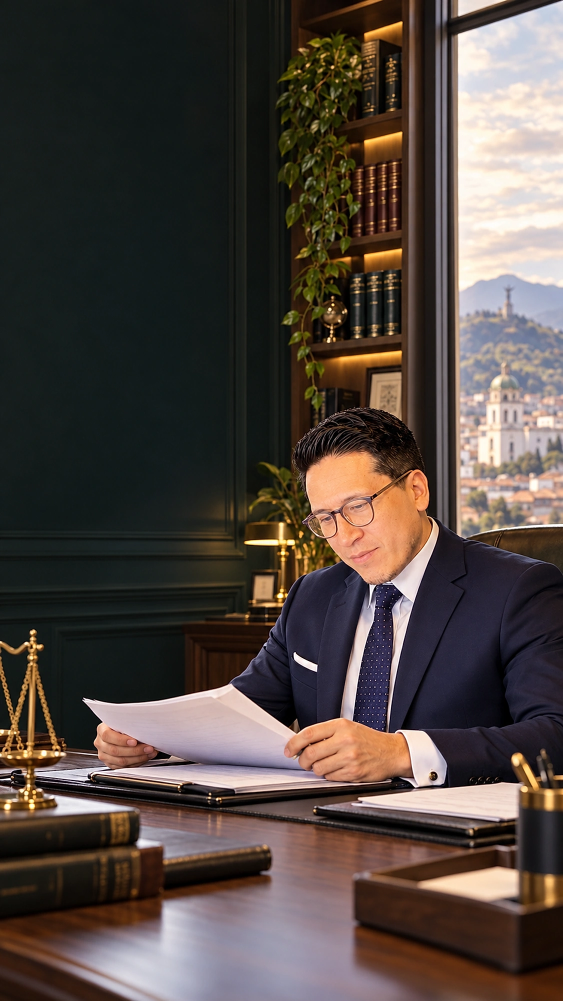
#> input picture entrega_sinergia/imagenes_landing/vis-legal-hero-mobile.webp, 1125 x 2001 px, given in place of logo.png, which was not available (shown at 1/2 size)
$ python render_presentation_video.py
#> lines starting #> are read from the running program, lines starting #| are printed output that depends on the picture
import os
import sys
import math
import subprocess
from PIL import Image, ImageDraw, ImageFont, ImageFilter

WIDTH = 1920
HEIGHT = 1080
FPS = 30
DURATION_SEC = 25
TOTAL_FRAMES = DURATION_SEC * FPS

FFMPEG_PATH = r"C:\Users\pablo\AppData\Local\Microsoft\WinGet\Packages\Gyan.FFmpeg_Microsoft.Winget.Source_8wekyb3d8bbwe\ffmpeg-8.1.2-full_build\bin\ffmpeg.exe"
MUSIC_PATH = r"C:\Users\pablo\.claude\skills\brag\assets\music\happy-beats-business-moves-vol-12-by-ende-dot-app.mp3"
OUTPUT_PATH = r"C:\Users\pablo\Documents\Judicial\public\vis_legal_presentacion_cliente.mp4"

# Fonts
FONT_SERIF_TITLE = ImageFont.truetype(r"C:\Windows\Fonts\georgiab.ttf", 64)
FONT_SERIF_SUBTITLE = ImageFont.truetype(r"C:\Windows\Fonts\georgiab.ttf", 44)
FONT_SERIF_H3 = ImageFont.truetype(r"C:\Windows\Fonts\georgiab.ttf", 34)
FONT_SANS_BOLD = ImageFont.truetype(r"C:\Windows\Fonts\segoeuib.ttf", 28)
FONT_SANS_REG = ImageFont.truetype(r"C:\Windows\Fonts\segoeui.ttf", 22)
FONT_SANS_SMALL = ImageFont.truetype(r"C:\Windows\Fonts\segoeui.ttf", 18)
FONT_MONO = ImageFont.truetype(r"C:\Windows\Fonts\consola.ttf", 18)

# Colors
COLOR_BG_DARK = (7, 25, 22)
COLOR_BG_EMERALD = (16, 45, 41)
COLOR_GOLD = (201, 154, 91)
COLOR_GOLD_LIGHT = (231, 199, 141)
COLOR_WHITE = (255, 255, 255)
COLOR_MUTED = (210, 225, 220)
COLOR_GREEN = (52, 199, 89)

# Preload assets
LOGO_IMG = Image.open(r"C:\Users\pablo\Documents\Judicial\public\logo.png").convert("RGBA")
SOCIO_IMG = Image.open(r"C:\Users\pablo\Documents\Judicial\public\abogado-jose-aimacana.webp").convert("RGBA")
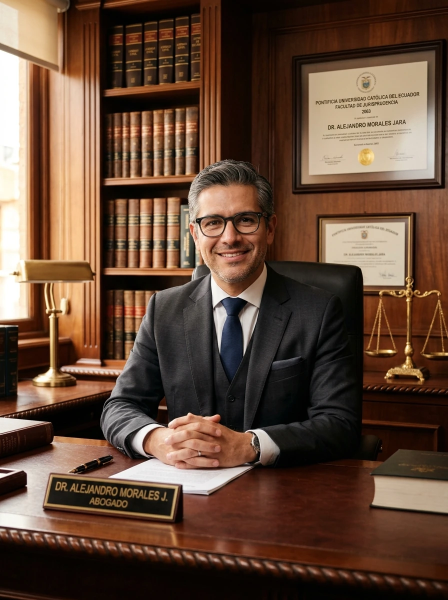
#> input picture entrega_sinergia/imagenes_landing/abogado-jose-aimacana.webp, 896 x 1200 px, found by its file name (shown at 1/2 size)
FIRMA_IMG = Image.open(r"C:\Users\pablo\Documents\Judicial\public\vis-legal-firma.webp").convert("RGBA")
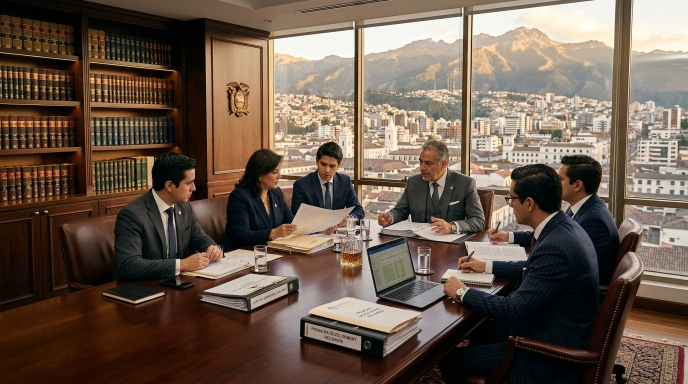
#> input picture entrega_sinergia/imagenes_landing/vis-legal-firma.webp, 1376 x 768 px, found by its file name (shown at 1/2 size)

def create_base_gradient():
    base = Image.new("RGBA", (WIDTH, HEIGHT), COLOR_BG_DARK)
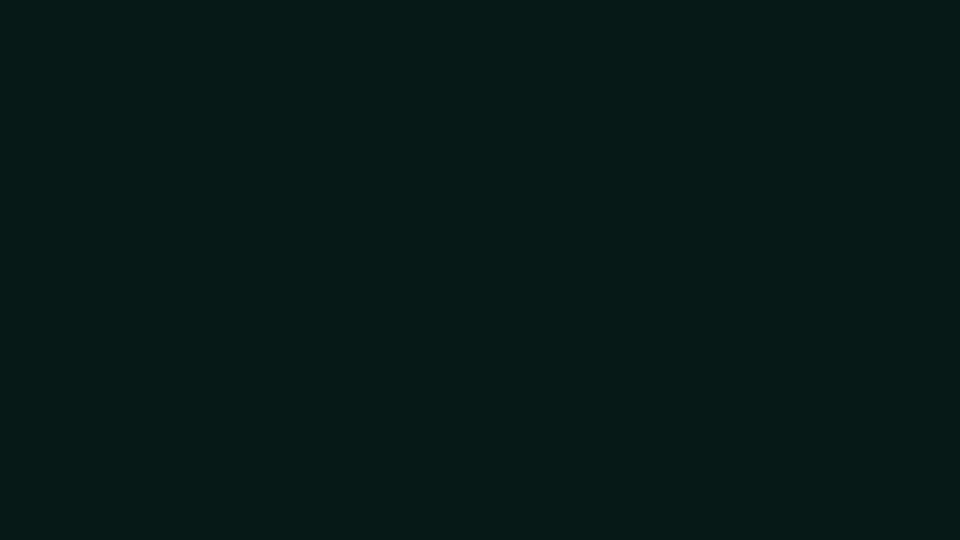
#> base: PIL image 1920x1080 RGBA (shown at 1/2 size); mean R, G, B, A 7, 25, 22, 255
    draw = ImageDraw.Draw(base)
    # Radial dark emerald glow in top-center
    for r in range(HEIGHT, 0, -8):
        alpha = int(35 * (1 - r / HEIGHT))
        color = (23, 61, 54, alpha)
        draw.ellipse([WIDTH//2 - r*1.3, -r//3, WIDTH//2 + r*1.3, r*1.2], fill=color)
    return base

BASE_CANVAS = create_base_gradient()
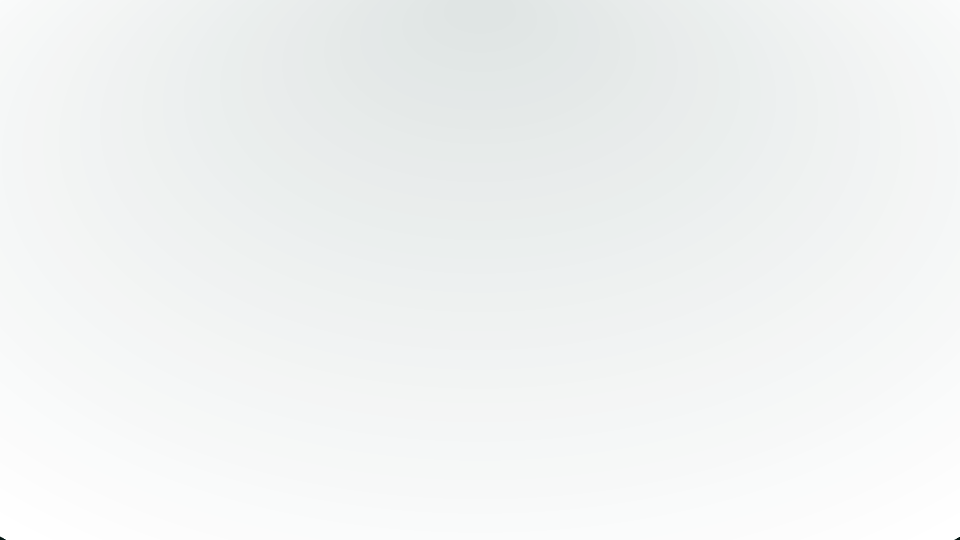
#> BASE_CANVAS: PIL image 1920x1080 RGBA (shown at 1/2 size); mean R, G, B, A 23, 61, 54, 14.8; transparent parts drawn white

# [290 lines left out: functions rounded_image, render_scene_1, render_scene_2, render_scene_3, render_scene_4, render_scene_5 and 1 more, not called in this run]

def main():
    print(f"Iniciando renderizado de {TOTAL_FRAMES} fotogramas (1920x1080 @ 30fps)...")
    os.makedirs(os.path.dirname(OUTPUT_PATH), exist_ok=True)

    # FFmpeg command to stream raw video and mix background music
    cmd = [
        FFMPEG_PATH,
        "-y",
        "-f", "rawvideo",
        "-vcodec", "rawvideo",
        "-s", f"{WIDTH}x{HEIGHT}",
        "-pix_fmt", "rgb24",
        "-r", str(FPS),
        "-i", "-",
        "-i", MUSIC_PATH,
        "-filter_complex", "[1:a]afade=t=in:ss=0:d=1.5,afade=t=out:st=22.5:d=2.5,volume=0.35[a]",
        "-map", "0:v",
        "-map", "[a]",
        "-c:v", "libx264",
        "-profile:v", "main",
        "-level", "4.0",
        "-pix_fmt", "yuv420p",
        "-preset", "medium",
        "-crf", "19",
        "-c:a", "aac",
        "-b:a", "192k",
        "-t", str(DURATION_SEC),
        "-movflags", "+faststart",
        OUTPUT_PATH
    ]

#> (the run stopped early here; a loop or call above may not have finished)
